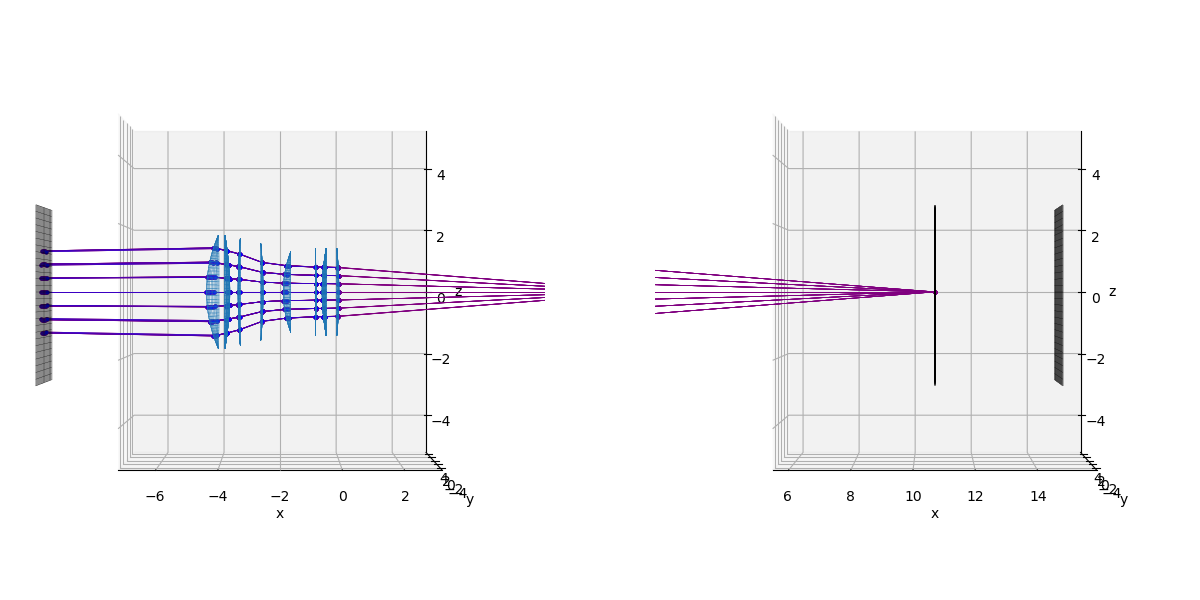
#> input picture MacroReverseBeforeAnimation/MacroLens00.png, 1200 x 600 px; its folder holds 4 pictures in this run
$ python createGIF.py
#> lines starting #> are read from the running program, lines starting #| are printed output that depends on the picture
import glob
from PIL import Image

import matplotlib.pyplot as plt
import matplotlib.animation as animation
from numpy.core.fromnumeric import sort

#フォルダ名を入れます
folderName = "MacroReverseBeforeAnimation"

#該当フォルダから画像のリストを取得。読み込みたいファイル形式を指定。ここではpng
#picList = glob.glob(folderName + "\*.png")  # windows
picList = glob.glob(folderName + "/*.png")  # mac
picList = sort(picList)
print(picList)

#figオブジェクトの作成
fig = plt.figure(figsize=(18,18))

#figオブジェクトから目盛り線などを消す
plt.axis('off')

#空のリスト作成
ims = []

#画像ファイルを空のリストの中に1枚ずつ読み込み
for i in range(len(picList)):
    #読み込んで付け加えていく
    tmp = Image.open(picList[i])
#> tmp is the input picture: PIL image 1200x600 RGBA; mean R, G, B, A 245.5, 244.6, 246.7, 255
    ims.append([plt.imshow(tmp)])

#アニメーション作成
ani = animation.ArtistAnimation(fig, ims, blit=True)

#アニメーション保存。ファイル名を入力
ani.save("MacroReverseBefore.gif", writer='pillow')
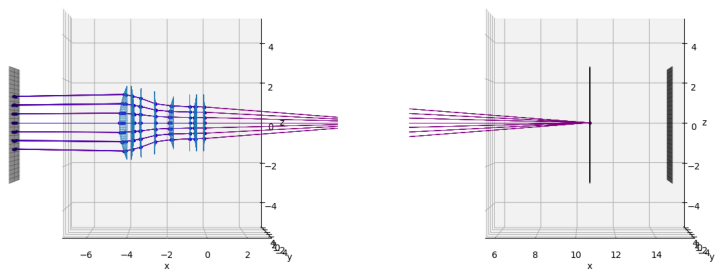
#> figure drawn by matplotlib, 1 panel
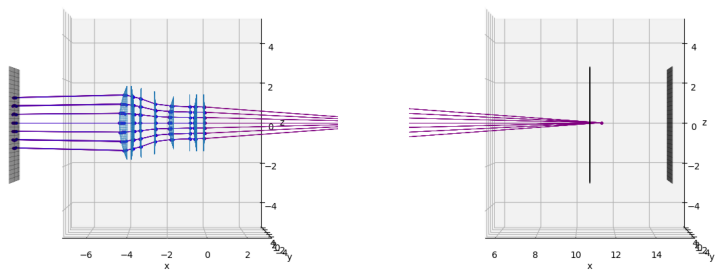
#> figure drawn by matplotlib, 1 panel
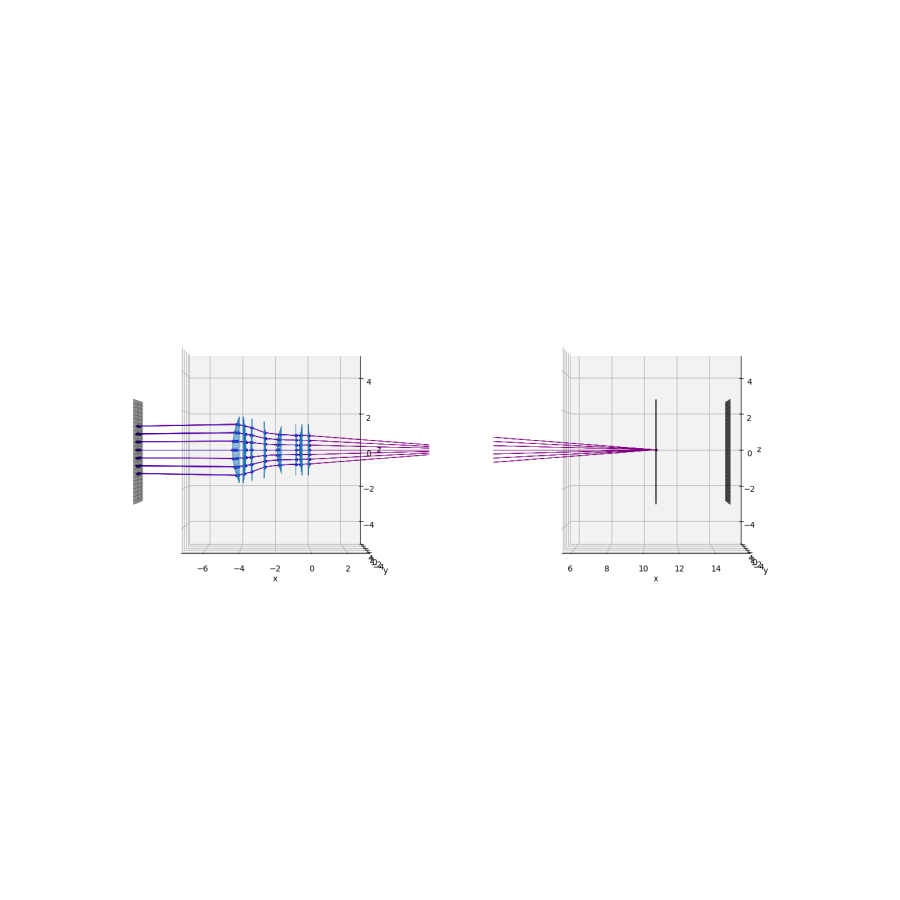
#> saved as MacroReverseBefore.gif: PIL image 1800x1800 RGBA (shown at 1/2 size); mean R, G, B, A 252.1, 251.9, 252.5, 255
